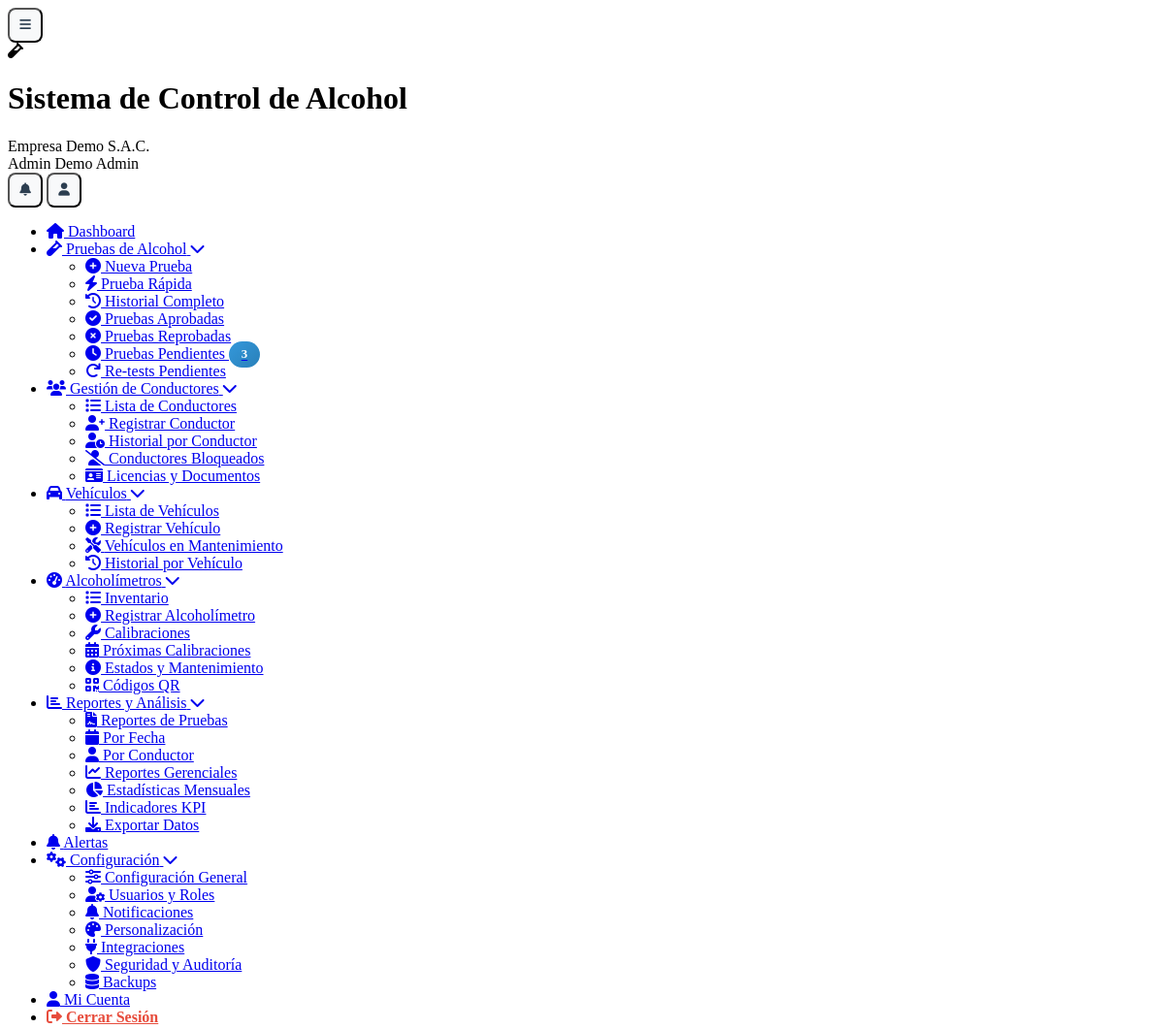
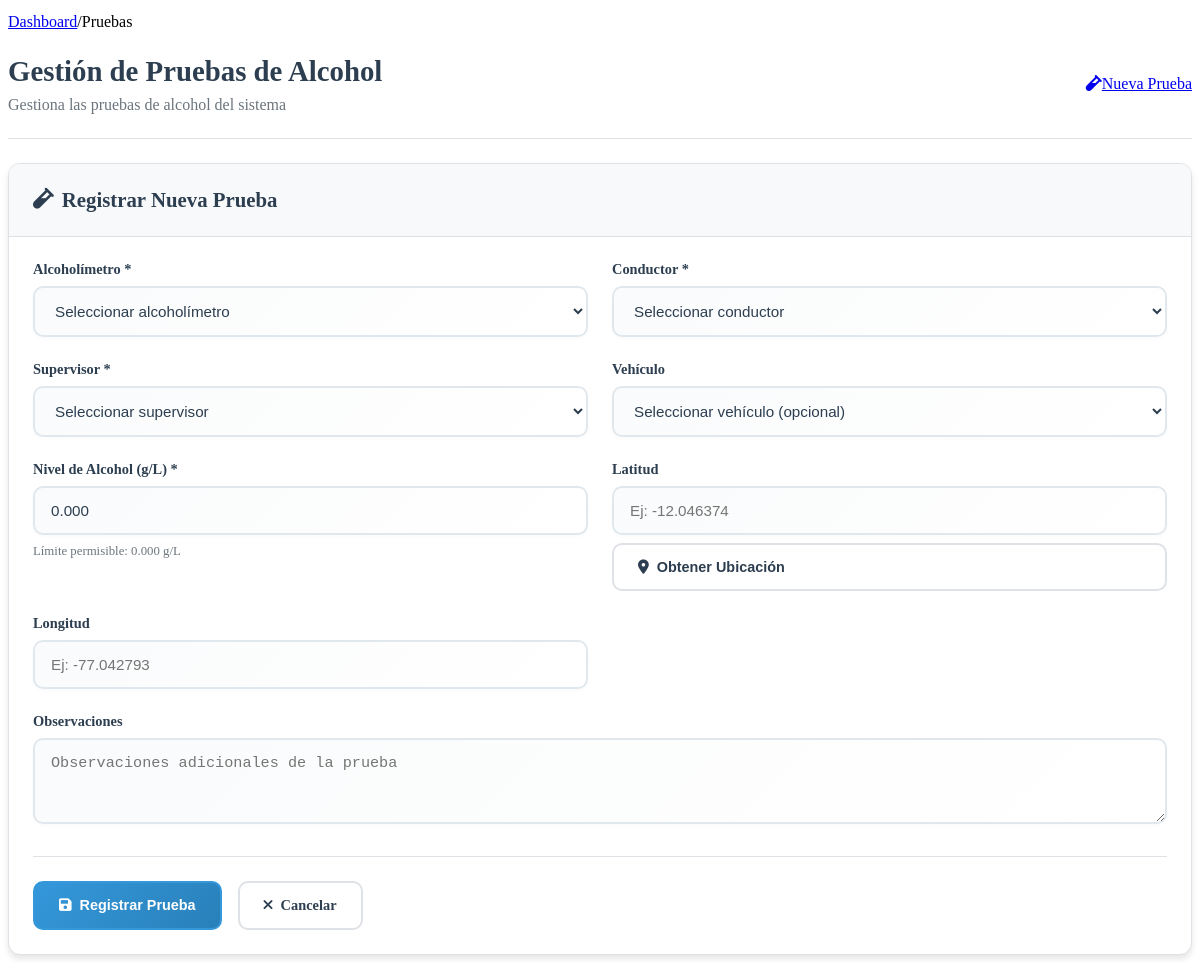
The app's page /nueva-prueba.php?nuevo=true (signed in) with its own data (2 pictures, top to bottom).
### tables this page shows
CREATE TABLE `usuarios` (
  `id` int(11) NOT NULL,
  `cliente_id` int(11) DEFAULT NULL,
  `nombre` varchar(100) NOT NULL,
  `apellido` varchar(100) DEFAULT NULL,
  `email` varchar(255) NOT NULL,
  `password` varchar(255) NOT NULL,
  `telefono` varchar(20) DEFAULT NULL,
  `dni` varchar(15) DEFAULT NULL,
  `rol` enum('super_admin','admin','supervisor','operador','conductor','auditor') NOT NULL,
  `foto_perfil` varchar(255) DEFAULT NULL,
  `estado` tinyint(1) DEFAULT 1,
  `ultimo_login` timestamp NULL DEFAULT NULL,
  `token_recuperacion` varchar(100) DEFAULT NULL,
  `fecha_expiracion_token` datetime DEFAULT NULL,
  `intentos_login` int(11) DEFAULT 0,
  `bloqueado_hasta` datetime DEFAULT NULL,
  `fecha_creacion` timestamp NULL DEFAULT current_timestamp()
);

CREATE TABLE `clientes` (
  `id` int(11) NOT NULL,
  `nombre_empresa` varchar(255) NOT NULL,
  `ruc` varchar(20) NOT NULL,
  `direccion` text DEFAULT NULL,
  `telefono` varchar(20) DEFAULT NULL,
  `email_contacto` varchar(255) DEFAULT NULL,
  `plan_id` int(11) NOT NULL,
  `logo` varchar(255) DEFAULT NULL,
  `color_primario` varchar(7) DEFAULT '#2196F3',
  `color_secundario` varchar(7) DEFAULT '#1976D2',
  `fecha_registro` timestamp NULL DEFAULT current_timestamp(),
  `fecha_vencimiento` date DEFAULT NULL,
  `estado` enum('activo','inactivo','suspendido','prueba') DEFAULT 'prueba',
  `token_api` varchar(100) DEFAULT NULL,
  `modo_demo` tinyint(1) DEFAULT 1
);

CREATE TABLE `configuraciones` (
  `id` int(11) NOT NULL,
  `cliente_id` int(11) NOT NULL,
  `limite_alcohol_permisible` decimal(5,3) DEFAULT 0.000,
  `intervalo_retest_minutos` int(11) DEFAULT 15,
  `intentos_retest` int(11) DEFAULT 3,
  `requerir_geolocalizacion` tinyint(1) DEFAULT 1,
  `requerir_foto_evidencia` tinyint(1) DEFAULT 0,
  `requerir_firma_digital` tinyint(1) DEFAULT 1,
  `notificaciones_email` tinyint(1) DEFAULT 1,
  `notificaciones_sms` tinyint(1) DEFAULT 0,
  `notificaciones_push` tinyint(1) DEFAULT 1,
  `timezone` varchar(50) DEFAULT 'America/Lima',
  `idioma` enum('es','en','pt') DEFAULT 'es',
  `formato_fecha` varchar(20) DEFAULT 'd/m/Y',
  `fecha_actualizacion` timestamp NULL DEFAULT current_timestamp() ON UPDATE current_timestamp(),
  `nivel_advertencia` decimal(5,3) DEFAULT 0.025,
  `nivel_critico` decimal(5,3) DEFAULT 0.080,
  `unidad_medida` varchar(10) DEFAULT 'g/L',
  `bloqueo_conductor_horas` int(11) DEFAULT 24,
  `notificar_supervisor_retest` tinyint(1) DEFAULT 1,
  `requerir_aprobacion_supervisor` tinyint(1) DEFAULT 0,
  `requerir_observaciones` tinyint(1) DEFAULT 0,
  `tiempo_maximo_prueba_minutos` int(11) DEFAULT 10,
  `distancia_maxima_metros` int(11) DEFAULT 500,
  `notificaciones_whatsapp` tinyint(1) DEFAULT 0,
  `email_notificacion` varchar(255) DEFAULT NULL,
  `telefono_notificacion` varchar(20) DEFAULT NULL,
  `emails_adicionales` text DEFAULT NULL,
  `backup_diario` tinyint(1) DEFAULT 1,
  `backup_semanal` tinyint(1) DEFAULT 1,
  `backup_mensual` tinyint(1) DEFAULT 0,
  `retencion_dias` int(11) DEFAULT 30,
  `observaciones` text NOT NULL
);

### includes/Database.php (called while the page is built, shortened)
<?php
class Database {
    private $host = DB_HOST;
    private $db_name = DB_NAME;
    private $username = DB_USER;
    private $password = DB_PASS;
    public $conn;
    public function getConnection() {
        $this->conn = null;
        try {
            $this->conn = new PDO(
                "mysql:host=" . $this->host . ";dbname=" . $this->db_name,
                $this->username,
                $this->password
            );
            $this->conn->exec("set names utf8");
            $this->conn->setAttribute(PDO::ATTR_ERRMODE, PDO::ERRMODE_EXCEPTION);
        } catch(PDOException $exception) {
            error_log("Error de conexión: " . $exception->getMessage());
            return false;
        }
        return $this->conn;
    }
    public function fetchOne($query, $params = []) {
        try {
            $stmt = $this->conn->prepare($query);
            $stmt->execute($params);
            return $stmt->fetch(PDO::FETCH_ASSOC);
        } catch (PDOException $e) {
            error_log("Error en fetchOne: " . $e->getMessage());
            return false;
        }
    }
}
?>

### nueva-prueba.php (the view, shortened to what this page needs)
<?php
require_once __DIR__ . '/includes/Database.php';
$page_title = 'Gestión de Pruebas de Alcohol';
$breadcrumbs = [
    'index.php' => 'Dashboard',
    'nueva-prueba.php' => 'Pruebas'
];
require_once __DIR__ . '/includes/header.php';
$db = new Database();
$cliente_id = $_SESSION['cliente_id'] ?? 0;
$modo_edicion = false;
$prueba_actual = null;
$configuracion = $db->fetchOne("
    SELECT limite_alcohol_permisible, nivel_advertencia, nivel_critico, unidad_medida
    FROM configuraciones
    WHERE cliente_id = ?
", [$cliente_id]);
$limite_permisible = $configuracion['limite_alcohol_permisible'] ?? 0.000;
?>
<div class="content-body">
    <div class="dashboard-header">
        <div class="welcome-section">
            <h1><?php echo $page_title; ?></h1>
            <p class="dashboard-subtitle">Gestiona las pruebas de alcohol del sistema</p>
        </div>
        <div class="header-actions">
            <?php if ($modo_edicion): ?>
                <a href="nueva-prueba.php" class="btn btn-outline">
                    <i class="fas fa-arrow-left"></i>Volver a la lista
                </a>
            <?php else: ?>
                <a href="?nuevo=true" class="btn btn-primary">
                    <i class="fas fa-vial"></i>Nueva Prueba
                </a>
            <?php endif; ?>
        </div>
    </div>
    <div class="crud-container">
        <?php if ($modo_edicion || isset($_GET['nuevo'])): ?>
        <div class="card">
            <div class="card-header">
                <h3>
                    <i class="fas fa-<?php echo $modo_edicion ? 'edit' : 'vial'; ?>"></i>
                    <?php echo $modo_edicion ? 'Editar Prueba' : 'Registrar Nueva Prueba'; ?>
                </h3>
            </div>
            <div class="card-body">
                <form method="POST" class="account-form">
                    <div class="form-grid">
                        <div class="form-group">
                            <label for="alcoholimetro_id">Alcoholímetro *</label>
                            <select id="alcoholimetro_id" name="alcoholimetro_id" class="form-control" required>
                                <option value="">Seleccionar alcoholímetro</option>
                            </select>
                        </div>
                        <div class="form-group">
                            <label for="conductor_id">Conductor *</label>
                            <select id="conductor_id" name="conductor_id" class="form-control" required>
                                <option value="">Seleccionar conductor</option>
                            </select>
                        </div>
                        <div class="form-group">
                            <label for="supervisor_id">Supervisor *</label>
                            <select id="supervisor_id" name="supervisor_id" class="form-control" required>
                                <option value="">Seleccionar supervisor</option>
                            </select>
                        </div>
                        <div class="form-group">
                            <label for="vehiculo_id">Vehículo</label>
                            <select id="vehiculo_id" name="vehiculo_id" class="form-control">
                                <option value="">Seleccionar vehículo (opcional)</option>
                            </select>
                        </div>
                        <div class="form-group">
                            <label for="nivel_alcohol">Nivel de Alcohol (<?php echo $configuracion['unidad_medida']; ?>) *</label>
                            <input type="number" id="nivel_alcohol" name="nivel_alcohol"
                                   value="<?php echo htmlspecialchars($prueba_actual['nivel_alcohol'] ?? '0.000'); ?>"
                                   step="0.001" min="0" max="1" required class="form-control"
                                   placeholder="0.000">
                            <small class="form-text">
                                Límite permisible: <?php echo number_format($limite_permisible, 3); ?> <?php echo $configuracion['unidad_medida']; ?>
                            </small>
                        </div>
                        <div class="form-group">
                            <label for="latitud">Latitud</label>
                            <input type="number" id="latitud" name="latitud"
                                   value="<?php echo htmlspecialchars($prueba_actual['latitud'] ?? ''); ?>"
                                   step="0.00000001" class="form-control"
                                   placeholder="Ej: -12.046374">
                        </div>
                        <div class="form-group">
                            <label for="longitud">Longitud</label>
                            <input type="number" id="longitud" name="longitud"
                                   value="<?php echo htmlspecialchars($prueba_actual['longitud'] ?? ''); ?>"
                                   step="0.00000001" class="form-control"
                                   placeholder="Ej: -77.042793">
                        </div>
                        <div class="form-group full-width">
                            <label for="observaciones">Observaciones</label>
                            <textarea id="observaciones" name="observaciones" class="form-control"
                                      rows="3" placeholder="Observaciones adicionales de la prueba"><?php echo htmlspecialchars($prueba_actual['observaciones'] ?? ''); ?></textarea>
                        </div>
                    </div>
                    <div class="form-actions">
                        <button type="submit" class="btn btn-primary">
                            <i class="fas fa-save"></i>
                            <?php echo $modo_edicion ? 'Actualizar' : 'Registrar'; ?> Prueba
                        </button>
                        <a href="nueva-prueba.php" class="btn btn-outline">
                            <i class="fas fa-times"></i>
                            Cancelar
                        </a>
                    </div>
                </form>
            </div>
        </div>
        <?php endif; ?>
    </div>
</div>
<?php
require_once __DIR__ . '/includes/footer.php';
?>

### includes/header.php (shortened to what this page needs)
<?php
$database = new Database();
$user_id = $_SESSION['user_id'] ?? null;
$user_query = $database->fetchOne("
    SELECT u.*, c.nombre_empresa, c.logo, c.color_primario, c.color_secundario, p.nombre_plan
    FROM usuarios u
    LEFT JOIN clientes c ON u.cliente_id = c.id
    LEFT JOIN planes p ON c.plan_id = p.id
    WHERE u.id = ?
", [$user_id]);
?>
<!DOCTYPE html>
<html lang="es">
<head>
	<link rel="stylesheet" href="<?php echo BASE_URL; ?>/assets/css/simple-style.css">
    <link rel="stylesheet" href="<?php echo BASE_URL; ?>/assets/css/responsive.css">
	<link rel="stylesheet" href="<?php echo BASE_URL; ?>/assets/css/dashboard-enhancements.css">
    <link href="https://cdnjs.cloudflare.com/ajax/libs/font-awesome/6.0.0/css/all.min.css" rel="stylesheet">
</head>
<body>
    <div class="app-container">
        <header class="app-header">
            <div class="header-content">
                <div class="brand-section">
                    <button class="sidebar-toggle btn-icon d-md-none" onclick="toggleSidebar()">
                        <i class="fas fa-bars"></i>
                    </button>
                    <?php if (!empty($user_query['logo'])): ?>
                    <img src="<?php echo BASE_URL . '/assets/uploads/' . $user_query['logo']; ?>" alt="Logo" class="brand-logo">
                    <?php else: ?>
                    <div class="brand-logo default-logo">
                        <i class="fas fa-vial"></i>
                    </div>
                    <?php endif; ?>
                    <div class="brand-text">
                        <h1 class="app-name"><?php echo SITE_NAME; ?></h1>
                        <span class="client-name"><?php echo htmlspecialchars($user_query['nombre_empresa'] ?? 'Empresa'); ?></span>
                    </div>
                </div>
                <div class="user-menu">
                    <div class="user-info">
                        <span class="user-name"><?php echo htmlspecialchars(($user_query['nombre'] ?? 'Usuario') . ' ' . ($user_query['apellido'] ?? 'Sistema')); ?></span>
                        <span class="user-role"><?php echo ucfirst(str_replace('_', ' ', $user_query['rol'] ?? 'usuario')); ?></span>
                    </div>
                    <div class="user-actions">
                        <button class="btn-icon" onclick="toggleNotifications()">
                            <i class="fas fa-bell"></i>
                        </button>
                        <button class="btn-icon" onclick="toggleUserMenu()">
                            <i class="fas fa-user"></i>
                        </button>
                    </div>
                </div>
            </div>
        </header>
        <div class="main-content">
            <?php include 'includes/sidebar.php'; ?>
            <main class="content-area">
                <div class="content-header">
                    <div class="breadcrumb">
                        <?php
                        if (!empty($breadcrumbs)) {
                            $last_key = array_key_last($breadcrumbs);
                            foreach ($breadcrumbs as $key => $crumb) {
                                if ($key === $last_key) {
                                    echo '<span class="breadcrumb-text">' . htmlspecialchars($crumb) . '</span>';
                                } else {
                                    echo '<a href="' . $key . '" class="breadcrumb-link">' . htmlspecialchars($crumb) . '</a>';
                                    echo '<span class="breadcrumb-separator">/</span>';
                                }
                            }
                        }
                        ?>
                    </div>
                </div>
                <div class="content-body">

### records on screen
usuarios: cliente.nombre_empresa "Empresa Demo S.A.C.", nombre+apellido "Admin Demo", rol "Admin"
configuraciones: unidad_medida "g/L", limite_alcohol_permisible "0.000"

### other values on screen
SITE_NAME "Sistema de Control de Alcohol"
$crumb "Dashboard"
$crumb "Pruebas"
$page_title "Gestión de Pruebas de Alcohol"
